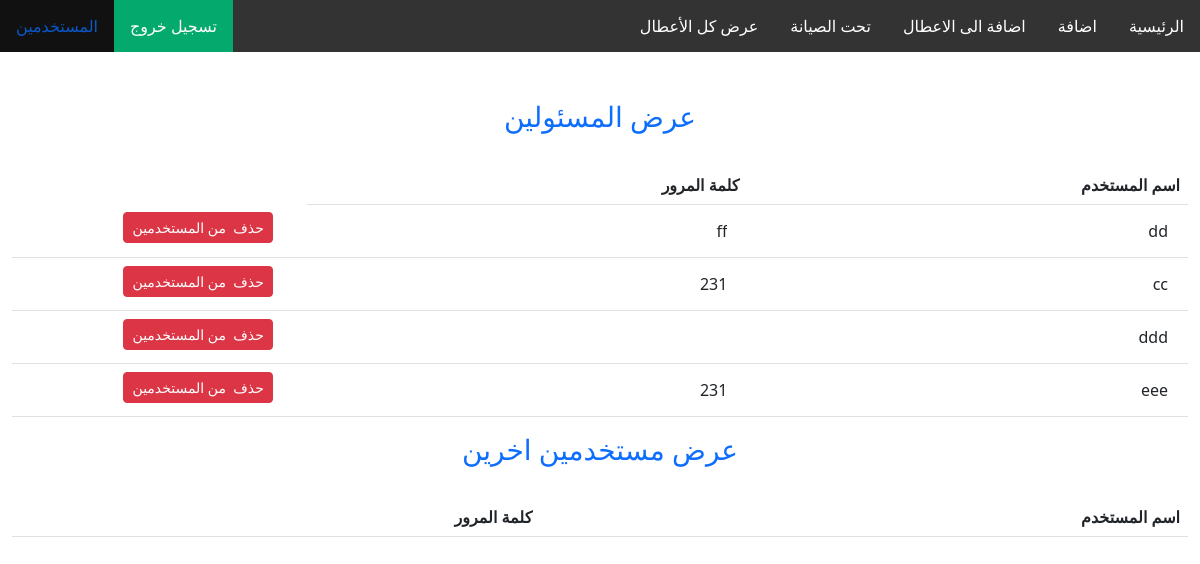
The app's page /user_emp_history.php, older data.
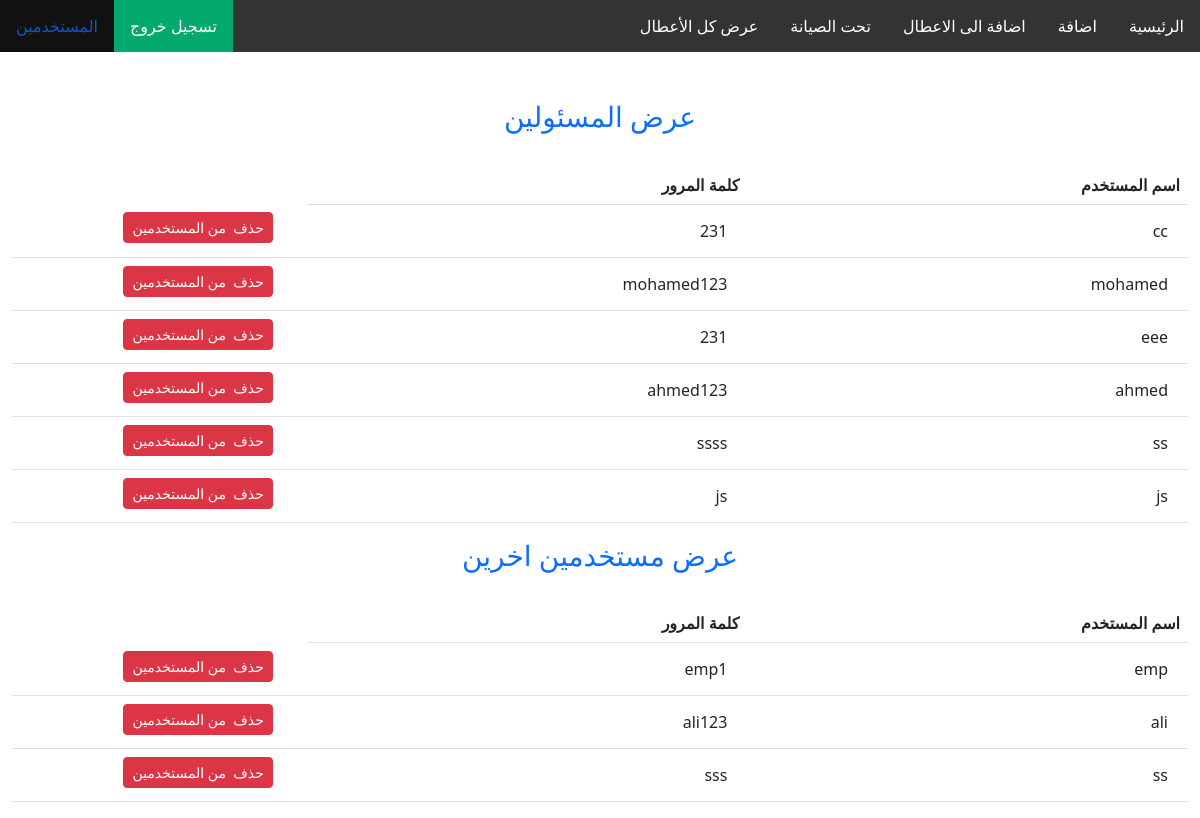
The same page, newer data.
### tables this page shows
CREATE TABLE IF NOT EXISTS `user_admin` (
  `id` int(11) NOT NULL AUTO_INCREMENT,
  `username` varchar(50) NOT NULL,
  `password` varchar(50) NOT NULL,
  PRIMARY KEY (`id`),
  UNIQUE KEY `username` (`username`)
);

CREATE TABLE IF NOT EXISTS `user_emp` (
  `username` varchar(100) NOT NULL,
  `password` varchar(100) NOT NULL,
  `id` int(11) NOT NULL AUTO_INCREMENT,
  PRIMARY KEY (`id`)
);

### user_emp_history.php (the view, shortened to what this page needs)
<?php
include('connect.php');
mysqli_set_charset($con,"utf8");
$sel1=mysqli_query($con,"select * from user_admin");
$sel2=mysqli_query($con,"select * from user_emp");
 ?>
<html lang="en" dir="rtl">
<head>
    <link href="https://cdn.jsdelivr.net/npm/bootstrap@5.2.2/dist/css/bootstrap.min.css" rel="stylesheet">
</head>
<body>
<ul>
  <li><a href="select_card.php">الرئيسية</a></li>
  <li><a href="add.php">اضافة </a></li>
  <li><a href="maint_new.php">اضافة الى الاعطال</a></li>
  <li><a href="syana.php">  تحت الصيانة</a></li>
  <li style="float:left;"><a href="user_emp_history.php" > المستخدمين</a></li>
  <li><a href="maint_only_table.php">  عرض كل الأعطال</a></li>
  <li style="float:left"><a class="active" href="index.html">تسجيل خروج</a></li>
</ul>
  <br>
  <br>
  <div><h3 class="text-primary text-center"> عرض المسئولين </h3></div>
  <br>
<div class="container-fluid table-responsive">
<table class="table table-responsive">
  <tr>
            <th>اسم المستخدم</th>
            <th>كلمة المرور</th>
  </tr>
  <?php
  while($row=mysqli_fetch_array($sel1))
  {
    ?>
  <tr>
  <td><input type="text"  class="form-control border-0" value="<?php echo $row['username']?>" readonly></td>
  <td><input type="text"   class="form-control border-0" value="<?php echo $row['password']?>" readonly></td>
  <td>
            <form action="#" method="post">
            <td><input type="submit" name="delete" class="btn btn-sm btn-danger" value="حذف  من المستخدمين">
          </td>
            </form>
<?php
  }
?>
</td>
</table>
</div>
<div><h3 class="text-primary text-center"> عرض مستخدمين اخرين </h3></div>
  <br>
<div class="container-fluid table-responsive">
<table class="table table-responsive">
  <tr>
            <th>اسم المستخدم</th>
            <th>كلمة المرور</th>
  </tr>
  <?php
  while($row1=mysqli_fetch_array($sel2))
  {
    ?>
  <tr>
  <td><input type="text"  class="form-control border-0" value="<?php echo $row1['username']?>" readonly></td>
  <td><input type="text"   class="form-control border-0" value="<?php echo $row1['password']?>" readonly></td>
  <td>
            <form action="#" method="post">
            <td><input type="submit" name="delete" class="btn btn-sm btn-danger" value="حذف  من المستخدمين">
          </td>
            </form>
<?php
  }
?>
</td>
</table>
</div>
</body>

Row changes from the older to the newer data that the page shows:
removed user_admin: username "dd", password "ff"
removed user_admin: username "ddd"
added user_admin: username "mohamed", password "mohamed123"
added user_admin: username "ahmed", password "ahmed123"
added user_admin: username "ss", password "ssss"
added user_admin: username "js", password "js"
added user_emp: username "emp", password "emp1"
added user_emp: username "ali", password "ali123"
added user_emp: username "ss", password "sss"
